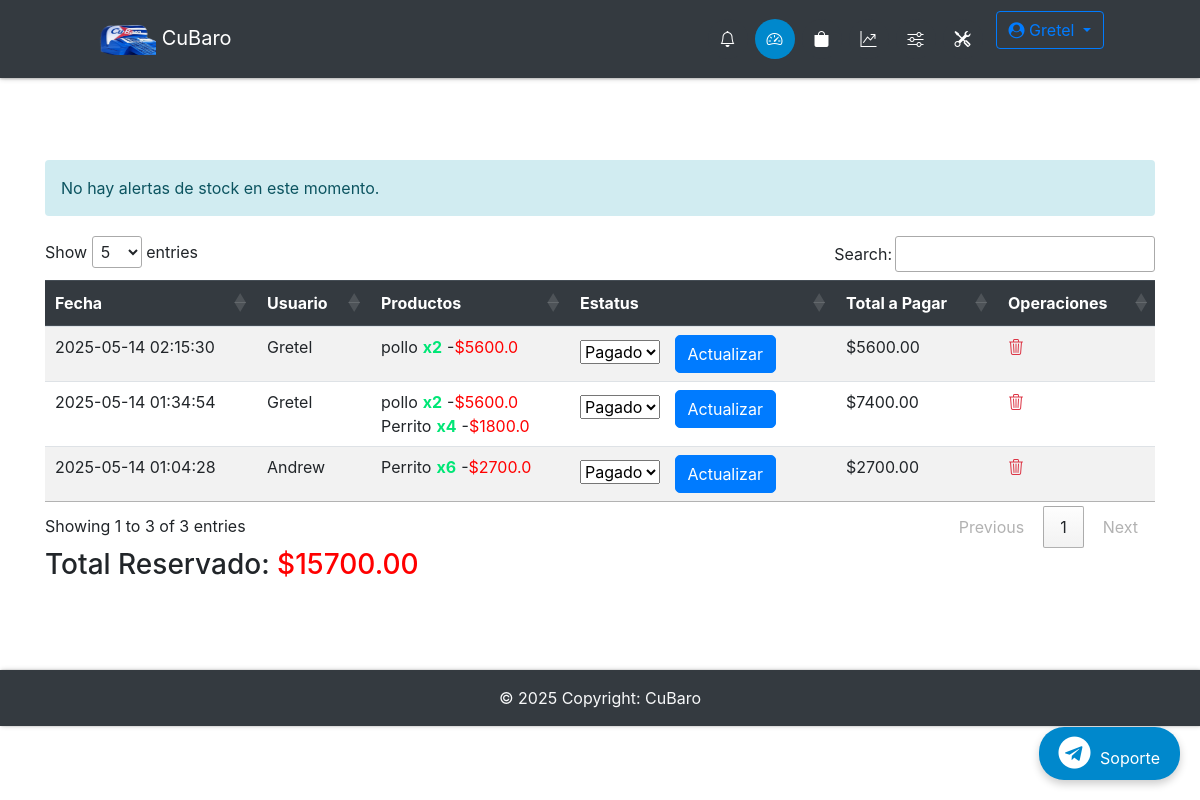
Screenshot of /admin/ (signed in) with the database file from the repository.
### app/db_models.py (models this page shows, shortened)
class User(UserMixin, db.Model):
    __tablename__ = "users"
    id = db.Column(db.Integer, primary_key=True)
    name = db.Column(db.Text, nullable=False)
    email = db.Column(db.String(50), nullable=False, unique=True)
    phone = db.Column(db.String(50), nullable=False)
    password = db.Column(db.String(250), nullable=False)
    admin = db.Column(db.Integer, nullable=False, default=0)
    email_confirmed = db.Column(db.Integer, nullable=False, default=1)
    created_by = db.Column(db.Integer, db.ForeignKey('users.id'), nullable=True)  # ID del creador
    registration_date = db.Column(db.DateTime, default=lambda: datetime.now(timezone.utc))  # Fecha de registro
    membership_expiration = db.Column(db.DateTime, nullable=True)  # Fecha de vencimiento de membresía
    membership_id = db.Column(db.Integer, db.ForeignKey('memberships.id'), nullable=False)  # Relación con membresía
    membership = db.relationship('Membership', backref='users')
    employees = db.relationship('User', backref='creator', remote_side=[id], lazy='select')  # Relación empleados
    cart = db.relationship('Cart', backref='buyer')
    orders = db.relationship("Order", backref='customer', foreign_keys="[Order.uid]")  # Relación con clave foránea especificada
    master_key = db.Column(db.String(100), unique=True)

class Order(db.Model):
    __tablename__ = "orders"
    id = db.Column(db.Integer, primary_key=True)
    uid = db.Column(db.Integer, db.ForeignKey('users.id'), nullable=False)  # Clave foránea del cliente
    date = db.Column(db.DateTime, nullable=False)
    status = db.Column(db.String(50), nullable=False)
    items = db.relationship("Ordered_item", backref="order", cascade="all, delete-orphan")

class Ordered_item(db.Model):
    __tablename__ = "ordered_items"
    id = db.Column(db.Integer, primary_key=True)
    oid = db.Column(db.Integer, db.ForeignKey('orders.id'))
    itemid = db.Column(db.Integer, db.ForeignKey('items.id'))
    quantity = db.Column(db.Integer, nullable=False)

class Item(db.Model):
    __tablename__ = "items"
    id = db.Column(db.Integer, primary_key=True)
    name = db.Column(db.String(100), nullable=False)
    price = db.Column(db.Float, nullable=False)
    category = db.Column(db.Text, nullable=False)
    image = db.Column(db.String(250), nullable=False)
    details = db.Column(db.String(250), nullable=False)
    stock_min = db.Column(db.Integer, default=0)
    costo = db.Column(db.Integer)
    stock = db.Column(db.Integer, default=0)
    created_by = db.Column(db.Integer, db.ForeignKey('users.id'), nullable=False)  # Vincular con el creador
    creator = db.relationship('User', backref='items_created')  # Relación con el usuario que creó el producto
    orders = db.relationship('Ordered_item', backref='item', lazy=True, cascade="all, delete, delete-orphan")
    in_cart = db.relationship("Cart", backref="item", lazy=True, cascade="all, delete, delete-orphan")

### app/funcs.py (the view)
	def wrapper(*args, **kwargs):
		if current_user.is_authenticated and current_user.admin == 1:
			return func(*args, **kwargs)
		else:
			return "No estás autorizado a acceder a esta URL."

### app/__init__.py (called while the page is built)
@app.context_processor
def inject_now():
	return {'now': datetime.now(timezone.utc)}

@login_manager.user_loader
def load_user(user_id):
	return User.query.get(user_id)

@app.after_request
def add_no_cache_headers(response):
    response.headers["Cache-Control"] = "no-store, no-cache, must-revalidate, max-age=0"
    response.headers["Pragma"] = "no-cache"
    response.headers["Expires"] = "-1"
    return response

### app/admin/routes.py (called while the page is built)
@admin.route('/')
@admin_only
def dashboard():
    alerts = Alert.query.filter_by(user_id=current_user.id).order_by(Alert.created_at.desc()).all()
    orders = Order.query.join(User, Order.uid == User.id).filter((User.id == current_user.id) | (User.created_by == current_user.id)
    ).all()
    return render_template("admin/home.html", orders=orders, alerts=alerts)

### app/funcs.py (called while the page is built)
def admin_only(func):
	def wrapper(*args, **kwargs):
		if current_user.is_authenticated and current_user.admin == 1:
			return func(*args, **kwargs)
		else:
			return "No estás autorizado a acceder a esta URL."
	wrapper.__name__ = func.__name__
	return wrapper

### app/admin/templates/admin/home.html (shortened to what this page needs)
{% extends "admin/base.html" %}
{% block content %}
    {% if alerts %}
    <div class="alert-container">
        {% for alert in alerts %}
            <div class="alert alert-{{ alert.category }}" id="alert-{{ alert.id }}">
                {{ alert.message }}
                <small class="text-muted" style="font-size: 0.8em;">({{ alert.created_at.strftime('%Y-%m-%d %H:%M') }})</small>
            </div>
			<script>
				setTimeout(function () {
					closeAlertSmoothly({{ alert.id }});
				}, 10000); // 10 segundos
			</script>
        {% endfor %}
    </div>
{% else %}
    <div class="alert alert-info">
        No hay alertas de stock en este momento.
    </div>
{% endif %}
    {% if not orders %}
    <div class="flash-error">No hay Ordenes.</div>
    {% else %}
    <div class="table-responsive">
        <table id="orders-table" class="table table-striped table-hover">
            <thead class="thead-dark">
                <tr>
                    <th>Fecha</th>
                    <th>Usuario</th>
                    <th>Productos</th>
                    <th>Estatus</th>
                    <th>Total a Pagar</th>
                    <th>Operaciones</th>
                </tr>
            </thead>
            <tbody>
                {% for order in orders %}
                <tr data-order-id="{{ order.id }}" data-order-status="{{ order.status }}" data-order-total="0"
                    data-username="{{ order.customer.name }}">
                    <td>{{ order.date.strftime('%Y-%m-%d %H:%M:%S') }}</td>
                    <td>{{ order.customer.name }}</td>
                    <td>
                        {% for i in order.items %}
                        {% set item_price = i.item.price %}
                        {% set item_total = item_price * i.quantity %}
                        <div class="my" data-item-price="{{ item_price }}" data-item-quantity="{{ i.quantity }}"
                            data-item-total="{{ item_total }}">
                            {{ i.item.name }}<span class="success">x{{ i.quantity }}</span>-<span
                                style="color: red;">${{
                                item_total }}</span><br>
                        </div>
                        {% endfor %}
                    </td>
                    <td>
                        <form method="POST" action="{{ url_for('admin.update_order_status', id=order.id) }}">
                            <select name="status">
                                <option value="Pagado" {% if order.status=='Pagado' %}selected{% endif %}>Pagado
                                </option>
                            </select>
                            <button class="btn-primary btn" type="submit">Actualizar</button>
                        </form>
                    </td>
                    <td class="order-total">$0</td>
                    <td>
                        <a href="{{ url_for('admin.delete_order', id=order.id) }}"
							onclick="return confirm('¿Estás seguro de que deseas eliminar esta orden?');"><i class="bi bi-trash3 text-danger"></i></a>
                    </td>
                </tr>
                {% endfor %}
            </tbody>
        </table>
    </div>
    <div>
        <h3>Total Reservado: <span id="total-reservado" style="color: red;">$0.00</span></h3>
    </div>
    {% endif %}
    {% endblock %}

### app/admin/templates/admin/base.html (shortened to what this page needs)
{% import "bootstrap/wtf.html" as wtf %}
<!DOCTYPE html>
<html lang="es">
<head>
  <link rel="stylesheet" href="https://stackpath.bootstrapcdn.com/bootstrap/4.5.2/css/bootstrap.min.css">
  <link rel="stylesheet" href="https://cdnjs.cloudflare.com/ajax/libs/font-awesome/4.7.0/css/font-awesome.min.css">
  <link rel="stylesheet" href="https://cdnjs.cloudflare.com/ajax/libs/animate.css/4.1.1/animate.min.css" />
  <link rel="stylesheet" href="https://cdn.jsdelivr.net/npm/bootstrap-icons@1.11.3/font/bootstrap-icons.min.css">
  <link rel="stylesheet" type="text/css" href="https://cdn.datatables.net/1.11.3/css/jquery.dataTables.css">
  <link rel="stylesheet" type="text/css" href="{{ url_for('static', filename='styles.css') }}">
</head>
<body>
  <nav class="navbar navbar-dark bg-dark fixed-top">
    <a class="navbar-brand" href="{{ url_for('home') }}" data-toggle="tooltip" title="Inicio">
      <img src="{{ url_for('static', filename='img/logoo.png') }}" height="30" width="60"> CuBaro
    </a>
    <ul class="navbar-nav d-flex flex-row">
      {% if not current_user.is_authenticated %}
      <li class="nav-item {% if request.endpoint == 'login' %}active{% endif %}">
        <a class="nav-link" href="{{ url_for('login') }}" data-toggle="tooltip" title="Iniciar Sesión">
          <div class="icon-circle">
            <i class="bi bi-box-arrow-in-right"></i>
          </div>
        </a>
      </li>
      {% else %}
      <li class="nav-item {% if request.endpoint == 'orders' %}active{% endif %}">
        <a class="nav-link" href="{{ url_for('orders') }}" data-toggle="tooltip" title="Órdenes">
          <div class="icon-circle">
            <i class="bi bi-bell"></i>
          </div>
        </a>
      </li>
      <li class="nav-item {% if request.endpoint == 'admin.dashboard' %}active{% endif %}">
        <a class="nav-link" href="{{ url_for('admin.dashboard') }}" data-toggle="tooltip" title="Dashboard">
          <div class="icon-circle">
            <i class="bi bi-speedometer2"></i>
          </div>
        </a>
      </li>
      <li class="nav-item {% if request.endpoint == 'admin.items' %}active{% endif %}">
        <a class="nav-link" href="{{ url_for('admin.items') }}" data-toggle="tooltip" title="Productos">
          <div class="icon-circle">
            <i class="bi bi-bag-fill"></i>
          </div>
        </a>
      </li>
      <li class="nav-item {% if request.endpoint == 'admin.statictics' %}active{% endif %}">
        <a class="nav-link" href="{{ url_for('admin.statictics') }}" data-toggle="tooltip" title="Estadísticas">
          <div class="icon-circle">
            <i class="bi bi-graph-up-arrow"></i>
          </div>
        </a>
      </li>
      <li class="nav-item {% if request.endpoint == 'admin.configuracion' %}active{% endif %}">
        <a class="nav-link" href="{{ url_for('admin.configuracion') }}" data-toggle="tooltip" title="Configuración">
          <div class="icon-circle">
            <i class="bi bi-sliders"></i>
          </div>
        </a>
      </li>
      <li class="nav-item mr-2">
        <a class="nav-link" data-toggle="modal" data-target="#fullScreenModal" title="Herramientas">
          <div class="icon-circle">
            <i class="bi bi-tools"></i>
          </div>
        </a>
      </li>
      <div class="dropdown ml-auto">
        <a class="btn btn-outline-primary dropdown-toggle" href="#" id="navbarDropdown" role="button"
          data-toggle="dropdown" aria-expanded="false">
          <i class="fa fa-user-circle"></i> {{ current_user.name }}
        </a>
      </div>
      {% endif %}
    </ul>
  </nav>
  <div class="container">
    <div class="main">
      {% block content %}
      {% endblock %}
      <a href="https://t.me/soporte" target="_blank" class="telegram-float">
        <i class="fa fa-telegram fa-2x"></i> Soporte
      </a>
    </div>
  </div>
  <footer class="bg-dark text-center text-lg-start text-light">
    <div class="text-center p-3">
      © {{ now.year }} Copyright: CuBaro
    </div>
  </footer>
</body>
</html>

### app/static/styles.css (style rules this page uses)
:root { --white:#eceff3; --primary-blue: #007bff; --dark-bg: #343a40; --error-red: #ff4c4c; --success-green: #00e676; --chart-red: #ff6384; --chart-blue: #36a2eb; --chart-purple: #cc65fe; --chart-yellow: #ffce56; --chart-green: #2ecc71; --telegram-blue: #0088cc; --telegram-hover: #3688b183; --shadow-light: rgba(0, 0, 0, 0.2); --shadow-dark: rgba(0, 0, 0, 0.19); }
body { padding-top: 80px; }
.main { padding: 10vh 0; }
.navbar { padding: 0.7rem 6rem; box-shadow: 0 1px 2px 0 var(--shadow-light), 0 1px 5px 0 var(--shadow-dark); position: fixed; top: 0; z-index: 1050; }
.navbar-nav { gap: 3px; }
.icon-circle { display: flex; align-items: center; justify-content: center; width: 40px; height: 40px; border-radius: 50%; background-color: var(--dark-bg); color: white; margin: 0 2px; transition: background-color 0.3s, color 0.3s; }
.nav-item.active .icon-circle { background-color: var(--telegram-blue); color: white; }
footer { box-shadow: 1px 0 2px 0 var(--shadow-light), 1px 0 5px 0 var(--shadow-dark); }
table.dataTable { margin: 0 auto; width: 100%; }
table.dataTable th { color: white; background-color: var(--dark-bg); padding: 25px; }
table.dataTable tr { border-bottom: 1px solid #0046C2; }
table.dataTable td { padding: 25px 50px; }
.alert { padding: 15px; margin-bottom: 20px; border: 1px solid transparent; border-radius: 4px; font-size: 16px; transition: opacity 0.5s ease; }
.flash-error, .help-block, .success { text-align: center; padding: 5px; font-weight: bold; max-width: 400px; margin: 0 auto; }
.success { color: var(--success-green); }
form .btn { background: var(--primary-blue); color: white; border-radius: 5px; }
button { padding: 5px 10px; font-size: 18px; margin: 0 10px; cursor: pointer; }
.telegram-float { position: fixed; bottom: 20px; right: 20px; background-color: var(--telegram-blue); color: white; padding: 10px 20px; border-radius: 25px; text-decoration: none; box-shadow: 0 4px 8px var(--shadow-light); transition: background-color 0.3s, transform 0.3s ease; z-index: 9999; }
.telegram-float i { margin-right: 5px; }

### rows the page displays
User: name "Gretel"
Order: date "2025-05-14 02:15:30", customer.name "Gretel"
Ordered_item: item.name "pollo", quantity "2", item_total "5600.0"
Order: date "2025-05-14 01:34:54", customer.name "Gretel"
Ordered_item: item.name "pollo", quantity "2", item_total "5600.0"
Ordered_item: item.name "Perrito", quantity "4", item_total "1800.0"
Order: date "2025-05-14 01:04:28", customer.name "Andrew"
Ordered_item: item.name "Perrito", quantity "6", item_total "2700.0"
